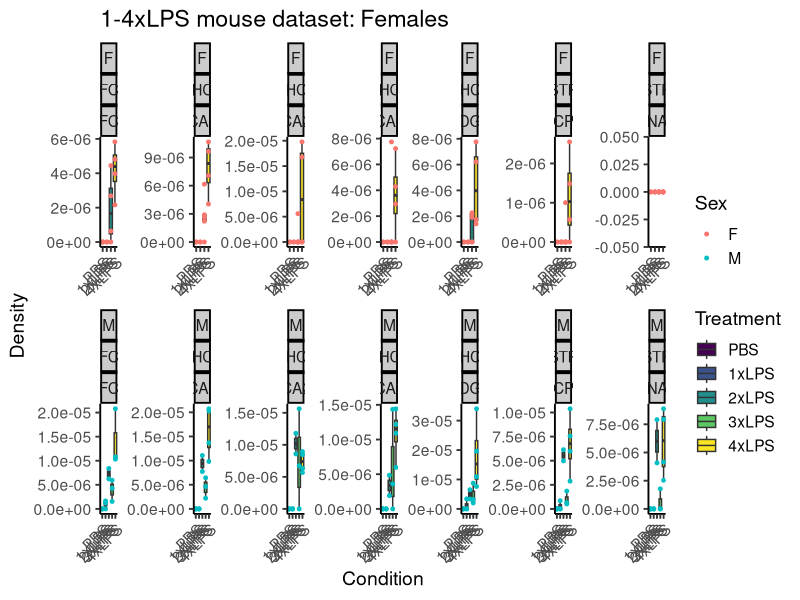
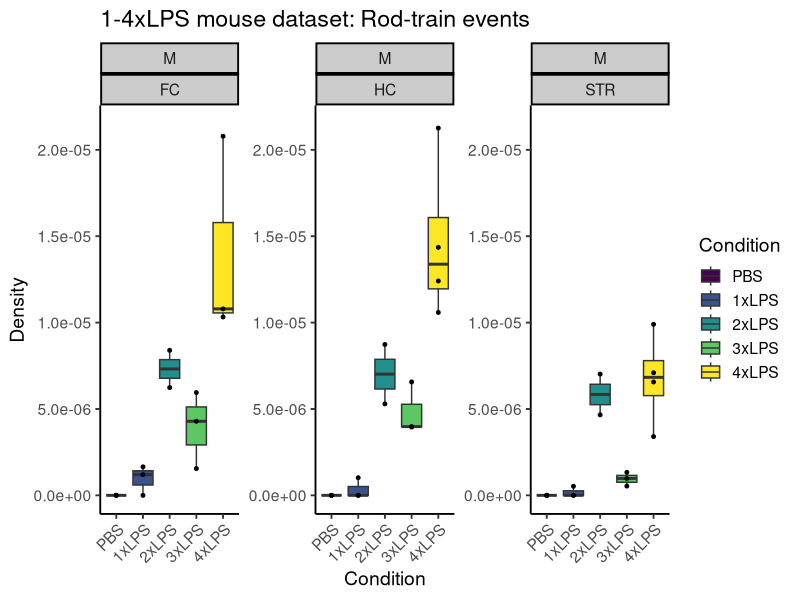
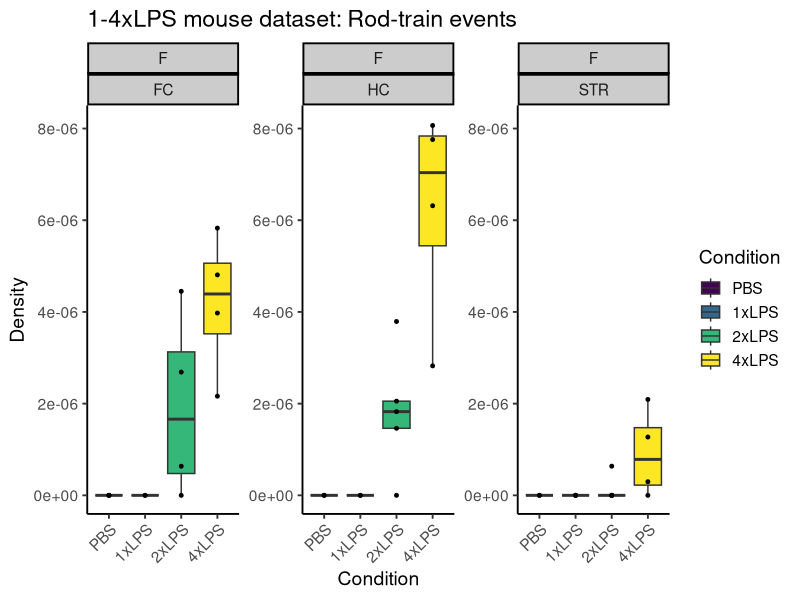

Here is the R script that generated these plots, in order:
## ---- chunk 1
knitr::opts_chunk$set(echo = TRUE)
## ---- chunk 2
library(tidyverse)
library(cowplot)
library(ggplot2)
theme_set(theme_cowplot())
library(nlme)
library(lsmeans)
## ---- chunk 3
data <- read.csv("RodTrainCounts-Area-Density.csv") %>% select(-X)
## ---- chunk 4
data$Condition <- factor(data$Condition, levels=c("PBS","1xLPS","2xLPS","3xLPS","4xLPS"))
data$Density <- as.numeric(data$Density)

# subregion
data %>% 
  ggplot(aes(x=Condition, y=Density, group=Condition)) +
  facet_wrap(~Sex*BrainRegion*Subregion, scales="free", ncol=7) +
  geom_boxplot(aes(group=Condition, fill=Condition), outlier.shape=NA) +
  scale_fill_viridis_d() +
  geom_point(position=position_dodge(width=0.9), size=1, aes(group=Condition, color=Sex)) +
  ggtitle("1-4xLPS mouse dataset: Females") +
  labs(fill="Treatment") +
  ylab("Density") +
  theme_classic(base_size=14) +
  theme(axis.text.x=element_text(angle=45, vjust=1, hjust=1)) +
  theme(strip.background=element_rect(fill="#CCCCCC"))
## ---- chunk 5
test <- data %>% 
  group_by(AnimalID, BrainRegion, Sex, Condition) %>%
  summarise(TotalAreaBrainRegion=sum(Area), TotalCountsBrainRegion=sum(TrainCounts)) %>%
  mutate(DensityBrainRegion=TotalCountsBrainRegion/TotalAreaBrainRegion)

write.csv(test, "RodTrainDensity_BrainRegion.csv")

pdf("RodTrainDensity_Males.pdf", width=9, height=3.2)
test %>% filter(Sex=="M") %>%
  ggplot(aes(x=Condition, y=DensityBrainRegion, group=Condition)) +
  facet_wrap(~Sex*BrainRegion, scales="free", ncol=3) +
  geom_boxplot(aes(group=Condition, fill=Condition), outlier.shape=NA) +
  scale_fill_viridis_d() +
  geom_point(position=position_dodge(width=0.9), size=1, aes(group=Condition)) +
  ggtitle("1-4xLPS mouse dataset: Rod-train events") +
  labs(fill="Condition") +
  ylab("Density") +
  theme_classic(base_size=14) +
  theme(axis.text.x=element_text(angle=45, vjust=1, hjust=1)) +
  theme(strip.background=element_rect(fill="#CCCCCC")) +
  ylim(0,2.15e-05)
dev.off()


pdf("RodTrainDensity_Females.pdf", width=9, height=3.2)
test %>% filter(Sex=="F") %>%
  ggplot(aes(x=Condition, y=DensityBrainRegion, group=Condition)) +
  facet_wrap(~Sex*BrainRegion, scales="free", ncol=3) +
  geom_boxplot(aes(group=Condition, fill=Condition), outlier.shape=NA) +
  scale_fill_viridis_d() +
  geom_point(position=position_dodge(width=0.9), size=1, aes(group=Condition)) +
  ggtitle("1-4xLPS mouse dataset: Rod-train events") +
  labs(fill="Condition") +
  ylab("Density") +
  theme_classic(base_size=14) +
  theme(axis.text.x=element_text(angle=45, vjust=1, hjust=1)) +
  theme(strip.background=element_rect(fill="#CCCCCC")) +
  ylim(0,8.1e-06)
dev.off()
## ---- chunk 6
test2 <- test

brainregion <- unique(as.character(test$BrainRegion))

# females
females <- test2 %>% filter(Sex=="F")

# stats
  tmp <- females
  tmp <- as.data.frame(tmp)
  
  #model
  model <- lme(DensityBrainRegion ~ Condition*BrainRegion, ~1|AnimalID, data=tmp)
  
  #anova
  anova_females = anova(model)
  
  #posthoc
  ph <- emmeans(model, ~Condition|BrainRegion)
  ph2 <- contrast(ph, method="pairwise", adjust="none")
  ph3 <- test(ph2, by=NULL, adjust="BH")
  posthoc_females <- as.data.frame(ph3)

# significance
anova_females$Significant <- ifelse(anova_females$`p-value` < 0.05, "significant", "ns")
posthoc_females$Significant <- ifelse(posthoc_females$p.value < 0.05, "significant", "ns")

write.csv(anova_females,"RodTrainEvents_Females_Anova.csv")
write.csv(posthoc_females, "RodTrainEvents_Females_Posthoc.csv")

# males
males <- test2 %>% filter(Sex=="M")

# stats
  tmp <- males
  tmp <- as.data.frame(tmp)
  
  #model
  model <- lme(DensityBrainRegion ~ Condition*BrainRegion, ~1|AnimalID, data=tmp)
  
  #anova
  anova_males = anova(model)
  
  #posthoc
  ph <- emmeans(model, ~Condition|BrainRegion)
  ph2 <- contrast(ph, method="pairwise", adjust="none")
  ph3 <- test(ph2, by=NULL, adjust="BH")
  posthoc_males <- as.data.frame(ph3)

# significance
anova_males$Significant <- ifelse(anova_males$`p-value` < 0.05, "significant", "ns")
posthoc_males$Significant <- ifelse(posthoc_males$p.value < 0.05, "significant", "ns")

write.csv(anova_males,"RodTrainEvents_Males_Anova.csv")
write.csv(posthoc_males, "RodTrainEvents_Males_Posthoc.csv")
